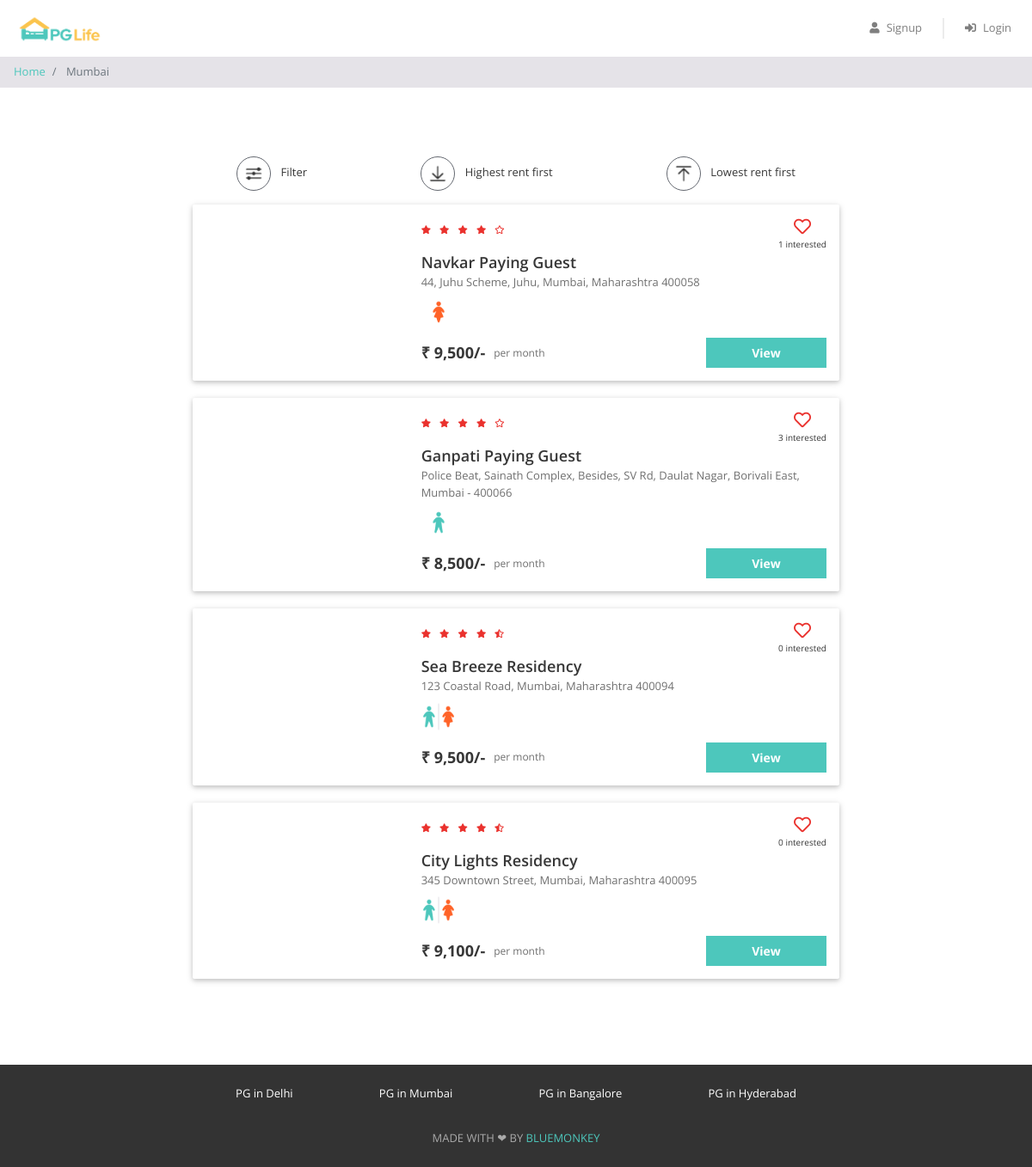
/property_list.php?city=Mumbai, run on the app's committed database.
### tables this page shows
CREATE TABLE `properties` (
  `id` int(11) NOT NULL,
  `city_id` int(11) NOT NULL,
  `name` varchar(100) NOT NULL,
  `address` varchar(255) NOT NULL,
  `description` longtext NOT NULL,
  `gender` enum('male','female','unisex') NOT NULL,
  `rent` int(11) NOT NULL,
  `rating_clean` float(2,1) NOT NULL,
  `rating_food` float(2,1) NOT NULL,
  `rating_safety` float(2,1) NOT NULL
);

### property_list.php (the view, shortened to what this page needs)
<?php
require "includes/database_connect.php";
$city_name = $_GET["city"];
$sql_1 = "SELECT * FROM cities WHERE name = '$city_name'";
$result_1 = mysqli_query($conn, $sql_1);
$city = mysqli_fetch_assoc($result_1);
$city_id = $city['id'];
$sql_2 = "SELECT * FROM properties WHERE city_id = $city_id";
$result_2 = mysqli_query($conn, $sql_2);
$properties = mysqli_fetch_all($result_2, MYSQLI_ASSOC);
$sql_3 = "SELECT *
            FROM interested_users_properties iup
            INNER JOIN properties p ON iup.property_id = p.id
            WHERE p.city_id = $city_id";
$result_3 = mysqli_query($conn, $sql_3);
$interested_users_properties = mysqli_fetch_all($result_3, MYSQLI_ASSOC);
?>
<!DOCTYPE html>
<html lang="en">
<head>
    <?php
    include "includes/head_links.php";
    ?>
    <link href="css/property_list.css" rel="stylesheet" />
</head>
<body>
    <?php
    include "includes/header.php";
    ?>
    <nav aria-label="breadcrumb">
        <ol class="breadcrumb py-2">
            <li class="breadcrumb-item">
                <a href="index.php">Home</a>
            </li>
            <li class="breadcrumb-item active" aria-current="page">
                <?php echo $city_name; ?>
            </li>
        </ol>
    </nav>
    <div class="page-container">
        <div class="filter-bar row justify-content-around">
            <div class="col-auto" data-toggle="modal" data-target="#filter-modal">
                <img src="img/filter.png" alt="filter" />
                <span>Filter</span>
            </div>
            <div class="col-auto">
                <img src="img/desc.png" alt="sort-desc" />
                <span>Highest rent first</span>
            </div>
            <div class="col-auto">
                <img src="img/asc.png" alt="sort-asc" />
                <span>Lowest rent first</span>
            </div>
        </div>
        <?php
        foreach ($properties as $property) {
        ?>
            <div class="property-card property-id-<?= $property['id'] ?> row">
                <div class="image-container col-md-4">
                </div>
                <div class="content-container col-md-8">
                    <div class="row no-gutters justify-content-between">
                        <?php
                        $total_rating = ($property['rating_clean'] + $property['rating_food'] + $property['rating_safety']) / 3;
                        $total_rating = round($total_rating, 1);
                        ?>
                        <div class="star-container" title="<?= $total_rating ?>">
                            <?php
                            $rating = $total_rating;
                            for ($i = 0; $i < 5; $i++) {
                                if ($rating >= $i + 0.8) {
                            ?>
                                    <i class="fas fa-star"></i>
                                <?php
                                } elseif ($rating >= $i + 0.3) {
                                ?>
                                    <i class="fas fa-star-half-alt"></i>
                                <?php
                                } else {
                                ?>
                                    <i class="far fa-star"></i>
                            <?php
                                }
                            }
                            ?>
                        </div>
                        <div class="interested-container">
                            <?php
                            $interested_users_count = 0;
                            $is_interested = false;
                            foreach ($interested_users_properties as $interested_user_property) {
                                if ($interested_user_property['property_id'] == $property['id']) {
                                    $interested_users_count++;
                                }
                            }
                            if ($is_interested) {
                            ?>
                                <i class="is-interested-image fas fa-heart" property_id="<?= $property['id'] ?>"></i>
                            <?php
                            } else {
                            ?>
                                <i class="is-interested-image far fa-heart" property_id="<?= $property['id'] ?>"></i>
                            <?php
                            }
                            ?>
                            <div class="interested-text">
                                <span class="interested-user-count"><?= $interested_users_count ?></span> interested
                            </div>
                        </div>
                    </div>
                    <div class="detail-container">
                        <div class="property-name"><?= $property['name'] ?></div>
                        <div class="property-address"><?= $property['address'] ?></div>
                        <div class="property-gender">
                            <?php
                            if ($property['gender'] == "male") {
                            ?>
                                <img src="img/male.png" />
                            <?php
                            } elseif ($property['gender'] == "female") {
                            ?>
                                <img src="img/female.png" />
                            <?php
                            } else {
                            ?>
                                <img src="img/unisex.png" />
                            <?php
                            }
                            ?>
                        </div>
                    </div>
                    <div class="row no-gutters">
                        <div class="rent-container col-6">
                            <div class="rent">₹ <?= number_format($property['rent']) ?>/-</div>
                            <div class="rent-unit">per month</div>
                        </div>
                        <div class="button-container col-6">
                            <a href="property_detail.php?property_id=<?= $property['id'] ?>" class="btn btn-primary">View</a>
                        </div>
                    </div>
                </div>
            </div>
        <?php
        }
        ?>
    </div>
    <?php
    include "includes/footer.php";
    ?>
</body>
</html>

### css/common.css (style rules this page uses)
* { box-sizing: border-box; font-family: 'Open Sans', sans-serif; }
body { color: #373737; font-size: 16px; position: relative; }
.btn-primary, .btn-warning, .btn-danger { color: white; font-weight: bold; }
.breadcrumb { background-color: #e5e3e8; font-size: 13px; border-radius: 0px; margin-bottom: 0px; }
.page-container { max-width: 800px; padding: 80px 24px; margin: auto; }

### css/property_list.css (style rules this page uses)
.filter-bar > div { cursor: pointer; font-size: 13px; text-align: center; margin-bottom: 16px; }
.filter-bar img { width: 40px; height: 40px; border-radius: 40px; border: 1px solid #646870; padding: 6px; margin-right: 8px; }
.property-card { background-color: #ffffff; border-radius: 2px; padding: 15px 0px; margin: 0px auto 20px; box-shadow: 0 2px 5px 0 rgba(0, 0, 0, 0.16), 0 2px 10px 0 rgba(0, 0, 0, 0.12); }
.image-container { text-align: center; }
.star-container i { color: #EA322E; font-size: 10px; margin-right: 6px; }
.interested-container { text-align: center; }
.interested-container i { color: #EA322E; font-size: 20px; cursor: pointer; }
.interested-text { font-size: 10px; }
.detail-container { padding-bottom: 10px; }
.property-name { font-size: 18px; font-weight: 600; }
.property-address { color: #6f6f6f; font-size: 13px; padding-bottom: 5px; }
.property-gender img { width: 40px; }
.rent-container { display: flex; align-items: center; }
.rent { font-size: 18px; font-weight: bold; padding-right: 10px; }
.rent-unit { color: #6f6f6f; font-size: 12px; }
.button-container .btn { font-size: 14px; border-radius: 0px; width: 140px; float: right; }

### data on the page
properties: interested_users_count "1", name "Navkar Paying Guest", address "44, Juhu Scheme, Juhu, Mumbai, Maharashtra 400058", rent "9,500"
properties: interested_users_count "3", name "Ganpati Paying Guest", address "Police Beat, Sainath Complex, Besides, SV Rd, Daulat Nagar, Borivali East, Mumbai - 400066", rent "8,500"
properties: interested_users_count "0", name "Sea Breeze Residency", address "123 Coastal Road, Mumbai, Maharashtra 400094", rent "9,500"
properties: interested_users_count "0", name "City Lights Residency", address "345 Downtown Street, Mumbai, Maharashtra 400095", rent "9,100"

### other printed values
$city_name "Mumbai"
